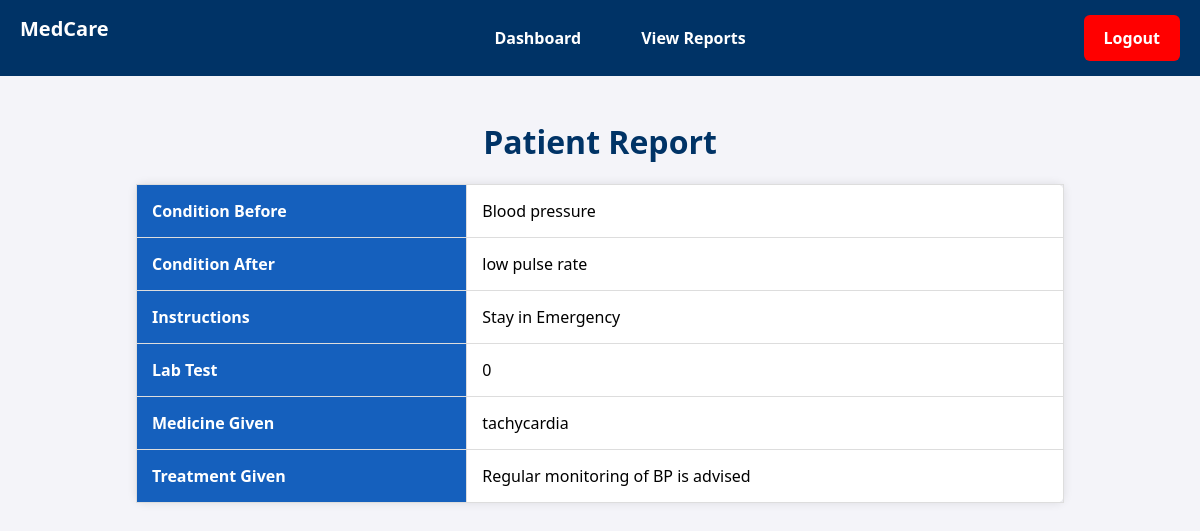
Screenshot of /viewPatientReport.php?rep_id=1 with the database file from the repository.
### tables this page shows
CREATE TABLE `patient_report` (
  `rep_id` int(11) NOT NULL,
  `cnd_before` varchar(50) DEFAULT NULL,
  `cnd_after` varchar(50) DEFAULT NULL,
  `pat_id` int(11) DEFAULT NULL,
  `doc_id` int(11) DEFAULT NULL,
  `instructions` varchar(100) DEFAULT NULL,
  `lab_test` tinyint(1) DEFAULT 0,
  `medicine_given` varchar(150) DEFAULT NULL,
  `treatment_given` varchar(150) DEFAULT NULL,
  `report_date` timestamp NOT NULL DEFAULT current_timestamp()
);

### viewPatientReport.php (the view, shortened to what this page needs)
<?php
require 'connection.php';
if (isset($_GET['rep_id'])) {
    $rep_id = $_GET['rep_id'];
    $sql_report = "SELECT * FROM patient_report WHERE rep_id = '$rep_id'";
    $result_report = $conn->query($sql_report);
    $error_message = '';
    if ($result_report->num_rows > 0) {
        $report = $result_report->fetch_assoc();
    } else {
        $error_message = "❌ Report not found.";
    }
} else {
    $error_message = "⚠️ Invalid request. Report ID is missing.";
}
?>
<!DOCTYPE html>
<html lang="en">
<head>
</head>
<body>
<div class="navbar">
    <div class="logo">MedCare</div>
    <div class="menu">
        <a href="admin.php">Dashboard</a>
        <a href="viewReports.php">View Reports</a>
    </div>
    <a href="logout.php" class="logout">Logout</a>
</div>
<div class="container">
    <?php if ($error_message): ?>
        <div class="error"><?php echo $error_message; ?></div>
    <?php else: ?>
        <h1>Patient Report</h1>
        <table>
            <tr>
                <th>Condition Before</th>
                <td><?php echo $report['cnd_before']; ?></td>
            </tr>
            <tr>
                <th>Condition After</th>
                <td><?php echo $report['cnd_after']; ?></td>
            </tr>
            <tr>
                <th>Instructions</th>
                <td><?php echo $report['instructions']; ?></td>
            </tr>
            <tr>
                <th>Lab Test</th>
                <td><?php echo $report['lab_test']; ?></td>
            </tr>
            <tr>
                <th>Medicine Given</th>
                <td><?php echo $report['medicine_given']; ?></td>
            </tr>
            <tr>
                <th>Treatment Given</th>
                <td><?php echo $report['treatment_given']; ?></td>
            </tr>
        </table>
    <?php endif; ?>
</div>
</body>
</html>

### viewPatientReport.php (style rules this page uses)
body { font-family: 'Segoe UI', sans-serif; background-color: #f4f4f9; margin: 0; padding: 20px; }
h1 { text-align: center; color: #003366; }
table { width: 80%; margin: 20px auto; border-collapse: collapse; background-color: white; border-radius: 8px; box-shadow: 0 0 10px rgba(0, 0, 0, 0.1); }
th, td { padding: 15px; text-align: left; border: 1px solid #ddd; }
th { background-color: #1560BD; color: white; }
.navbar { background-color: #003366; padding: 15px 20px; display: flex; justify-content: center; position: fixed; top: 0; left: 0; right: 0; z-index: 10; width: 100%; }
.navbar .logo { position: absolute; left: 20px; font-size: 20px; font-weight: bold; color: white; }
.navbar .menu { display: flex; gap: 20px; justify-content: center; width: 100%; }
.navbar .menu a { color: white; text-decoration: none; padding: 12px 20px; font-size: 16px; font-weight: bold; border-radius: 6px; transition: all 0.3s ease; position: relative; }
.navbar .menu a::after { content: ''; position: absolute; width: 0%; height: 3px; bottom: 0; left: 50%; background: white; border-radius: 2px; transition: all 0.4s ease-in-out; transform: translateX(-50%); }
.navbar .logout { position: absolute; right: 60px; color: white; font-weight: bold; padding: 12px 20px; border-radius: 6px; transition: background-color 0.3s ease; font-size: 16px; text-decoration: none; background-color: red; }
.navbar .logout::after { content: ''; position: absolute; width: 0%; height: 3px; bottom: 0; left: 50%; background: white; border-radius: 2px; transition: all 0.4s ease-in-out; transform: translateX(-50%); }
.container { margin-top: 100px; }

### rows the page displays
patient_report: cnd_before "Blood pressure", cnd_after "low pulse rate", instructions "Stay in Emergency", lab_test "0", medicine_given "tachycardia", treatment_given "Regular monitoring of BP is advised"
